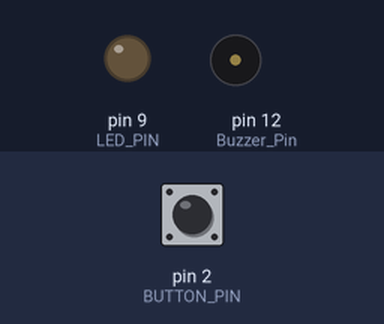
A sketch run on a simulated Arduino Uno, built with avr-gcc and run on an emulated ATmega328P. Shown: output pins drawn as LEDs (lit = HIGH), buzzer (waves = sounding, pin HIGH). The test bench sets the inputs (shaded band); at power-on: pin 2 (BUTTON_PIN) HIGH.

Above: at 1.2 s.
1.3 s: pin 2 (BUTTON_PIN) pulled LOW for 0.15 s
At 2.1 s:
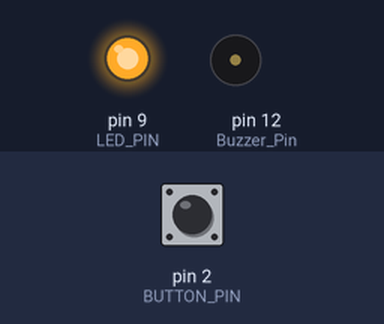
2.9 s: pin 2 (BUTTON_PIN) pulled LOW for 1 s
At 3.25 s:
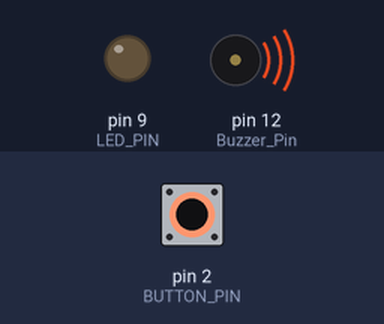
5.4 s: pin 2 (BUTTON_PIN) pulled LOW for 3.2 s
At 6.4 s:
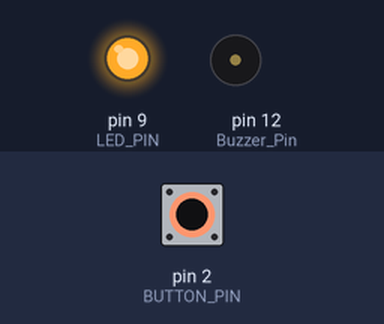
Timing chart, 0 to 8.4 s (numbered marks = the images above; inputs shaded):
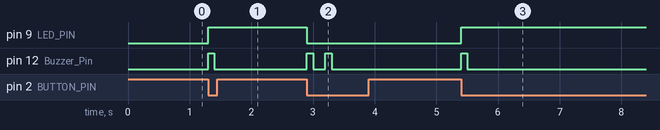

Measured:
- after the input at 1.3 s, pin 9 (LED_PIN): LOW → HIGH at once; pin 12 (Buzzer_Pin): LOW → HIGH at once, → LOW 0.10 s later
- after the input at 2.9 s, pin 9 (LED_PIN): HIGH → LOW at once; pin 12 (Buzzer_Pin): alternates HIGH for 0.10 s and LOW for 0.20 s, 4 changes in all, then stays LOW, starting at once
- after the input at 5.4 s, pin 9 (LED_PIN): LOW → HIGH at once; pin 12 (Buzzer_Pin): LOW → HIGH at once, → LOW 0.10 s later

The sketch:

1button_toggle_led.ino
```cpp
const int BUTTON_PIN = 2;
const int LED_PIN = 9;
const int Buzzer_Pin = 12;

int BUTTON_STATE;
int oldBUTTON_STATE;
bool LED_STATE = 0; //led off
void setup()
{
    pinMode(BUTTON_PIN, INPUT_PULLUP);
    pinMode(LED_PIN, OUTPUT);
    pinMode(Buzzer_Pin, OUTPUT);
}

void loop()
{
    oldBUTTON_STATE = BUTTON_STATE;
    BUTTON_STATE = digitalRead(BUTTON_PIN);

    if (oldBUTTON_STATE == HIGH && BUTTON_STATE == LOW)
    {
        if (LED_STATE == LOW){
            LED_STATE = HIGH;
            digitalWrite(LED_PIN, LED_STATE);
            buzzer(1);
        }else{
            LED_STATE = LOW;
            digitalWrite(LED_PIN, LED_STATE);
            buzzer(2);
        }
    }
}

void buzzer(int count)
{
    for (int i = 0; i < count; i++)
    {
        digitalWrite(Buzzer_Pin, HIGH);
        delay(100);
        digitalWrite(Buzzer_Pin, LOW);
        delay(200);
    }
}
```
